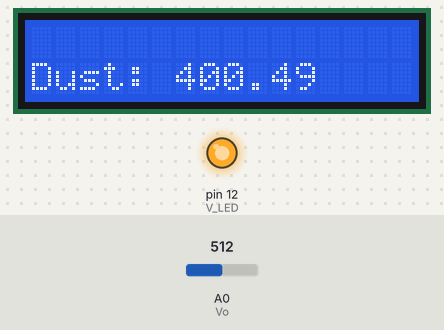
Simulated run of this sketch. Board: Arduino Uno, built with avr-gcc and run on an emulated ATmega328P. On the bench: 16×2 character LCD, output pins drawn as LEDs (lit = HIGH). The test bench sets the inputs (shaded band); at power-on: A0 (Vo) = 512.

Above: at 3.2 s.
3.3 s: A0 (Vo) set to 716
At 5.3 s:
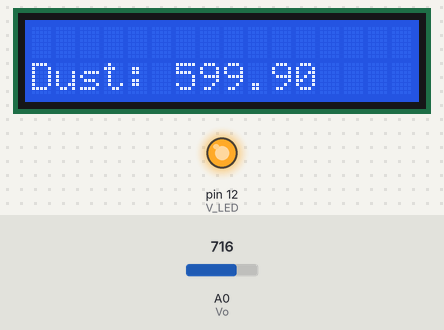
5.6 s: A0 (Vo) set to 900
At 7.3 s:
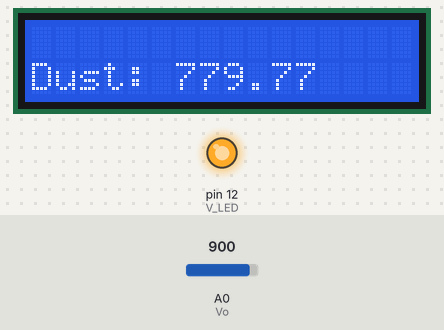
7.6 s: A0 (Vo) set to 1023
At 9.3 s:
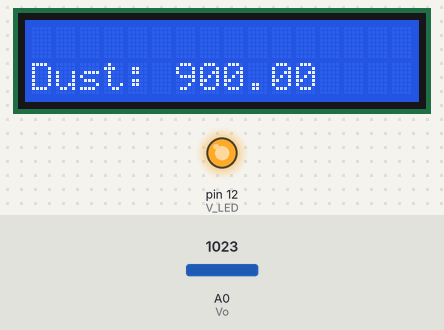
Timing chart, 0 to 10.8 s (numbered marks = the images above; inputs shaded):
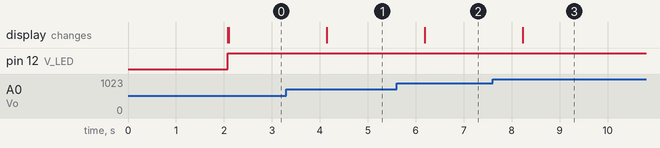

The sketch:

week03-2.ino
```cpp
#include <Wire.h>
#include <LiquidCrystal_I2C.h>

LiquidCrystal_I2C lcd(0x27, 16, 2);

int Vo = A0;
int V_LED = 12;

float Vo_value = 0;
float Voltage = 0;
float dustDensity = 0;

void setup() {
  Serial.begin(9600);

  lcd.init();
  lcd.backlight();
  lcd.print("Dust Sensor");
  delay(2000);
  lcd.clear();

  pinMode(V_LED, OUTPUT);
  pinMode(Vo, INPUT);
}

void loop() {
  digitalWrite(V_LED, LOW);
  delayMicroseconds(280);
  Vo_value = analogRead(Vo);
  delayMicroseconds(40);
  digitalWrite(V_LED, HIGH);
  delayMicroseconds(9680);

  Voltage = Vo_value * 5.0 / 1023.0;
  dustDensity = (Voltage - 0.5) / 0.005;

  lcd.setCursor(0, 1);
  lcd.print("Dust: ");
  lcd.print(dustDensity);

  delay(1000);
}
```

Measured:
- after the input at 3.3 s, the display: changes after 0.84 s (image 1)
- after the input at 5.6 s, the display: changes after 0.59 s (image 2)
- after the input at 7.6 s, the display: changes after 0.63 s (image 3)
